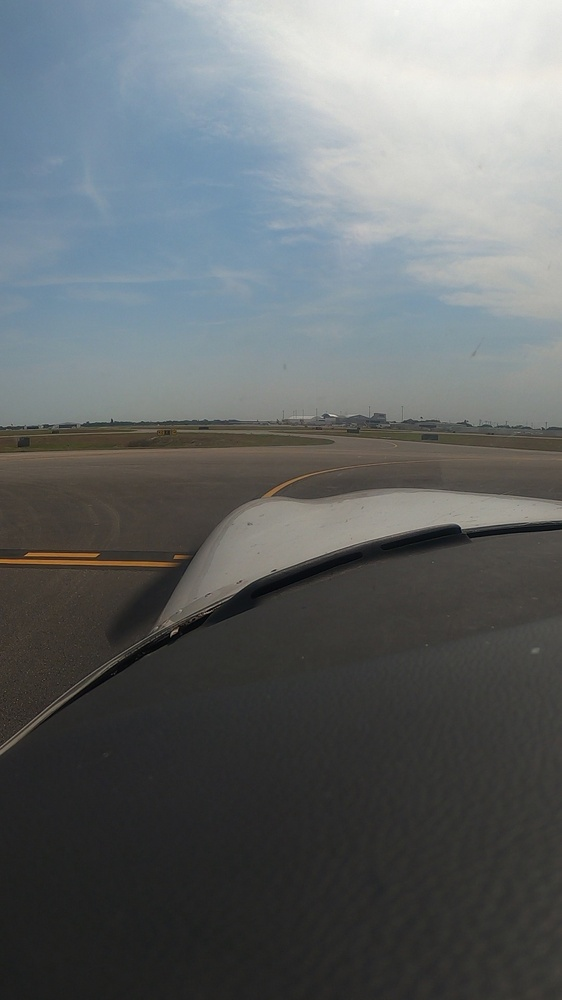
#> input picture Images/10159.jpg, 562 x 1000 px, shrunk from 1080 x 1920 before the run, found by its file name
$ python sift.py   (older library calls are emulated)
#> lines starting #> are read from the running program, lines starting #| are printed output that depends on the picture; after the words box and inside, x2 and y2 are one past the last pixel; in counts of white or black regions, pixels touching at a corner belong together
import cv2
import numpy as np
from sklearn.cluster import KMeans
import os
def recursive_algo(points, threshold):

    dmax = 0
    index = 0
    for i in range(1, len(points) - 1):
        d = dist_to_segment(points[i], points[0], points[-1])
        if d > dmax:
            index = i
            dmax = d

    if dmax > threshold:
        rec_results1 = recursive_algo(points[:index+1], threshold)
        rec_results2 = recursive_algo(points[index:], threshold)

        return rec_results1[:-1] + rec_results2
    else:
        return [points[0], points[-1]]

def dist_to_segment(p, v, w):
    """
    Distance between a point p and a line segment defined by points v and w.
    """
    l = dist_sq(v, w)
    if l == 0:
        return dist_sq(p, v)
    t = max(0, min(1, np.dot(p - v, w - v) / l))
    projection = v + t * (w - v)
    return dist_sq(p, projection)

def dist_sq(p1, p2):
    """
    Squared Euclidean distance between two points p1 and p2.
    """
    return (p1[0] - p2[0]) ** 2 + (p1[1] - p2[1]) ** 2

def auto_canny(image, sigma=0.33):
    intensity = np.median(image)
    lower = int(max(0, (1.0 - sigma) * intensity))
    higher = int(max(255, (1.0 + sigma) * intensity))
    edge = cv2.Canny(img, lower, higher)
    return edge

# [58 lines left out: functions build_filters, process, normalize_color_features, normalize_texture_features, gradient_normalization, extract_road, not called in this run]

file = "/home/hafeez/Desktop/cropped_images/10159.jpg"
img = cv2.imread(file)
#> img is the input picture: shape (1000, 562, 3); mean B, G, R 105.2, 103.8, 99.1
cv2.imshow("original Image", img)
print(img.shape)
#| (1000, 562, 3)

rgb2 = cv2.imread(file)
rgb3 = cv2.imread(file)
rgb4 = cv2.imread(file)
gray = cv2.cvtColor(img, cv2.COLOR_BGR2GRAY)
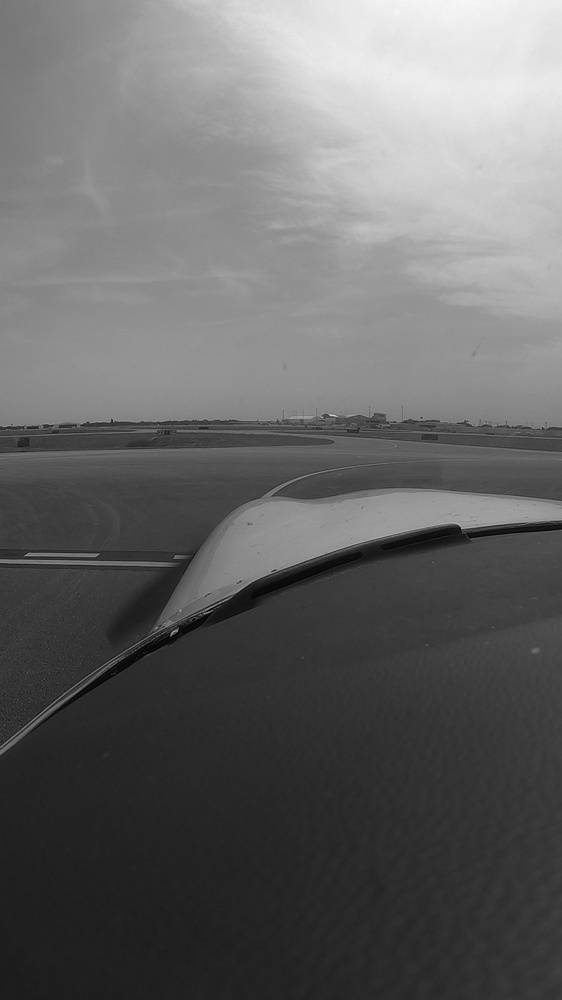
#> gray: shape (1000, 562); min 0, max 247, mean 102.6

edges = auto_canny(gray)
#> in auto_canny, `intensity = np.median(image)`: intensity = 77
#> in auto_canny, `lower = int(max(0, (1.0 - sigma) * intensity))`: lower = 51
#> in auto_canny, `higher = int(max(255, (1.0 + sigma) * intensity))`: higher = 255
#> in auto_canny, `edge = cv2.Canny(img, lower, higher)`:
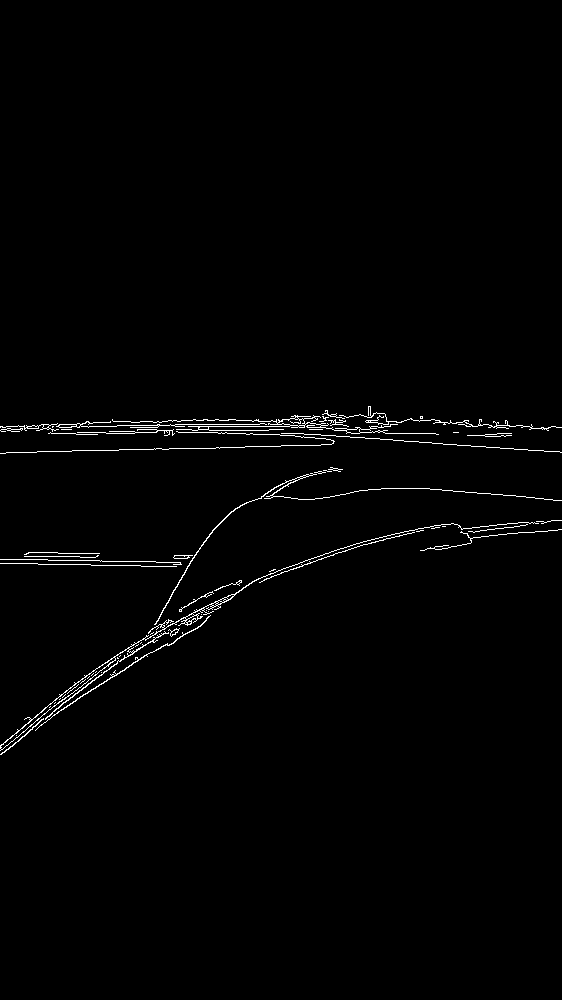
#> edge: shape (1000, 562); 1.2% white in thin lines or dots, all inside (x1, y1, x2, y2) = (0, 406, 562, 755)
rows, cols = np.where(edges == 255)
#> rows = 6471 values from 406 to 754; cols = 6471 values, max 561 at index 1431, min 0 at index 1046, mean 242.1
print(rows)
#> (printed output is left out)
print(cols)
#> (printed output is left out)
coords = np.column_stack((cols, rows))
#> coords = 6471 pairs, first value 0 to 561, second value 406 to 754
print(coords)
#> (printed output is left out)

# Simplify the edges using the Ramer-Douglas-Peucker algorithm
threshold = 0.1  # adjust as needed
simplified_coords = np.array(recursive_algo(coords, threshold))
#> the loop in recursive_algo, `for i in range(1, len(points) - 1):` made 6469 passes
#> (t in dist_to_segment, projection in dist_to_segment, d, dmax) on passes 1, 2, 4, 6, 8, 9, 55: (0, [368, 406], 1, 1), (0, [368, 406], 4, 4), (0, [368, 406], 5, 5), (0, [368, 406], 8, 8), (0.00121, [367.6, 406.4], 12.62, 12.62), (0.0671, [343.4, 429.4], 712.1, 712.1), (0.118, [324.5, 447.2], 1970.2, 1970.2)
#> (d, dmax) on passes 82, 131, 132, 133, 166, 197: (2090.8, 2090.8), (2804, 2804), (2909, 2909), (3016, 3016), (3037, 3037), (3060, 3060)
#> after the loop in recursive_algo, `for i in range(1, len(points) - 1):`: dmax = 56976.9; index = 1046
#> the loop in recursive_algo (call 2), `for i in range(1, len(points) - 1):` made 1045 passes
#> (t in dist_to_segment, projection in dist_to_segment, d, dmax) on passes 1, 2, 4, 6, 7, 8, 12, 13, 16, 17, 19, 20: (0, [368, 406], 1, 1), (0, [368, 406], 4, 4), (0, [368, 406], 5, 5), (0, [368, 406], 8, 8), (0.000442, [367.8, 406], 8.97, 8.97), (0, [368, 406], 13, 13), (0.000589, [367.8, 406], 15.95, 15.95), (0, [368, 406], 20, 20), (0.000736, [367.7, 406], 24.93, 24.93), (0, [368, 406], 29, 29), (0.000883, [367.7, 406], 35.89, 35.89), (0, [368, 406], 40, 40)
#> (d, dmax) on passes 81, 130, 131, 132, 133, 166: (370, 370), (389, 389), (2804, 2804), (2909, 2909), (3016, 3016), (3037, 3037)
print(simplified_coords)
#> (printed output is left out)

# Find lines in the simplified edges using the Hough transform
lines = cv2.HoughLinesP(edges, 1, np.pi/180, 50, minLineLength=30, maxLineGap=10)

# Draw the lines on the image
if lines is not None:
    for line in lines:
        x1, y1, x2, y2 = line[0]
        cv2.line(img, (x1, y1), (x2, y2), (0, 255, 0), 2)
#> this loop made 64 passes
#> line on passes 1 to 12: [[290, 433, 561, 452]], [[71, 426, 116, 426]], [[51, 433, 137, 430]], [[458, 424, 507, 424]], [[521, 427, 561, 427]], [[347, 432, 438, 434]], [[168, 420, 258, 420]], [[16, 737, 140, 659]], [[38, 564, 188, 566]], [[40, 429, 71, 429]], [[274, 426, 369, 429]], [[256, 424, 289, 424]]
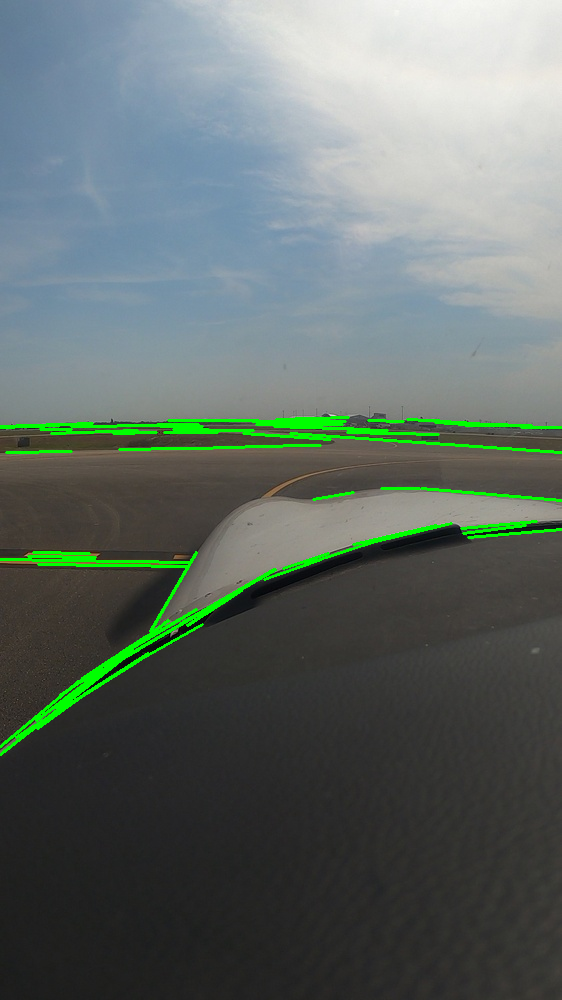
#> img: shape (1000, 562, 3); 2.37% of pixels changed, all inside (x1, y1, x2, y2) = (0, 416, 562, 756)

# Draw the simplified edges on the image
for coord in simplified_coords:
    pixel_color = rgb2[coord[1], coord[0]]
    cv2.circle(img, (coord[0], coord[1]), 1, (0, 0, 255), 2)
#> this loop made 666 passes
#> coord on passes 1 to 3: [368, 406], [370, 406], [368, 407]
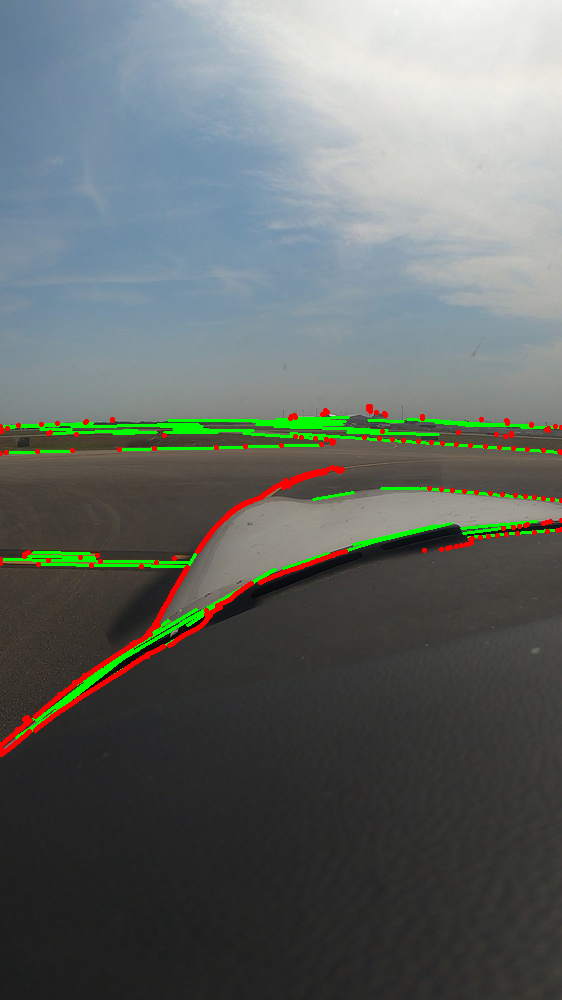
#> img: shape (1000, 562, 3); 1.25% of pixels changed, all inside (x1, y1, x2, y2) = (0, 404, 562, 757)

# Show the image
cv2.imshow("Image with lines", img)

y = lines[0][0][1]
cropped_image = rgb2[y:, :]
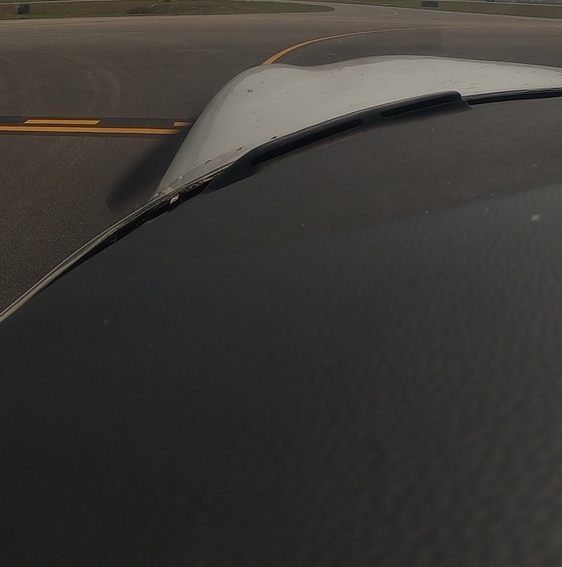
#> cropped_image: shape (567, 562, 3); mean B, G, R 52.3, 55.9, 57.9
cv2.imshow("cropped image", cropped_image)
print(cropped_image.shape)
#| (567, 562, 3)


gray = cv2.cvtColor(cropped_image, cv2.COLOR_BGR2GRAY)
#> gray: shape (567, 562)
cv2.imshow("GRAY", gray)
# Create a SIFT object
sift = cv2.SIFT_create(nfeatures=500, nOctaveLayers=35, contrastThreshold=0.009, edgeThreshold=50, sigma=1.5)
# nfeatures: This parameter determines the maximum number of keypoints that will be detected in the image. By increasing the value of this parameter, you can increase the number of keypoints detected on the line markings,
# which can improve the chances of detecting thin, weak contrast line markings. However, increasing this value too much may also result in detecting keypoints in non-line marking regions, leading to false detections.

# nOctaveLayers: This parameter in the SIFT algorithm controls the number of layers per octave used in the construction of the scale space. The scale space is a pyramid of images in which each level is created by blurring the
# previous level with a Gaussian kernel and down-sampling the blurred image. The number of octave layers has a significant impact on the detection of scale-invariant keypoints in the image. Increasing the number of octave
# layers can help detect keypoints at smaller scales, but also increases the computational cost of the algorithm. Conversely, decreasing the number of octave layers reduces the computational cost, but may cause the algorithm
# to miss smaller-scale features. For detecting thin, weak contrast line markings, you may want to increase the number of octave layers to capture the features at different scales. However, this may increase the computational
# cost, so you may need to balance the number of layers with the available computational resources. You may also want to experiment with different values of the contrastThreshold and edgeThreshold parameters to optimize the
# detection of these features.

# contrastThreshold: This parameter sets the threshold for the contrast of the detected keypoints. By lowering this threshold, you can detect keypoints with lower contrast, which can be helpful for detecting weak contrast
# line markings. However, lowering this threshold too much can result in detecting too many keypoints in non-line marking regions, leading to false detections.

# edgeThreshold: This parameter sets the threshold for the edge response of the detected keypoints. By increasing this threshold, you can detect keypoints with higher edge responses, which can help to detect thin line markings.
# However, increasing this threshold too much can also result in detecting keypoints in non-line marking regions, leading to false detections.

# sigma: This parameter controls the scale of the detected keypoints. By decreasing this value, you can detect smaller keypoints, which can help to detect thin line markings. However, decreasing this value too much can also
# result in detecting keypoints in non-line marking regions, leading to false detections.

# sift = cv2.SIFT_create(nfeatures=150, nOctaveLayers=28, contrastThreshold=0.05, edgeThreshold=50, sigma=1.2)
# Detect the keypoints and compute descriptors
keypoints, descriptors = sift.detectAndCompute(gray, None)

# Draw the detected keypoints on the image
img_with_keypoints = cv2.drawKeypoints(cropped_image, keypoints, None)
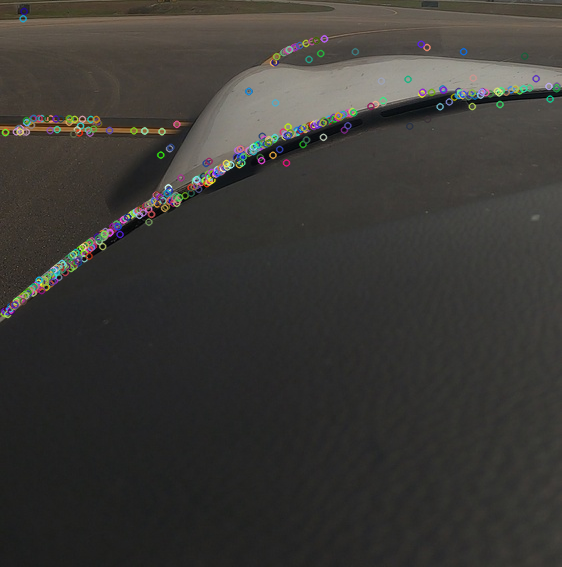
#> img_with_keypoints: shape (567, 562, 3); mean B, G, R 53.7, 57.2, 58.9

# Display the image with keypoints
cv2.imshow("Keypoints", img_with_keypoints)
cv2.waitKey(0)
cv2.destroyAllWindows()
# Filter the keypoints to retain only those that correspond to line markings
line_keypoints = []
for kp in keypoints:
    x, y = kp.pt
    if img[int(y), int(x), 0] < 50:  # Filter based on color (blue channel)
        line_keypoints.append(kp)
#> this loop made 500 passes
#> kp on passes 1 to 3: keypoint at (122.9, 219.4), size 2.3, keypoint at (125.1, 217.9), size 2.4, keypoint at (119.6, 221.4), size 2.3

# Compute SIFT descriptors for the retained keypoints
line_descriptors = sift.compute(img, line_keypoints)[1]
